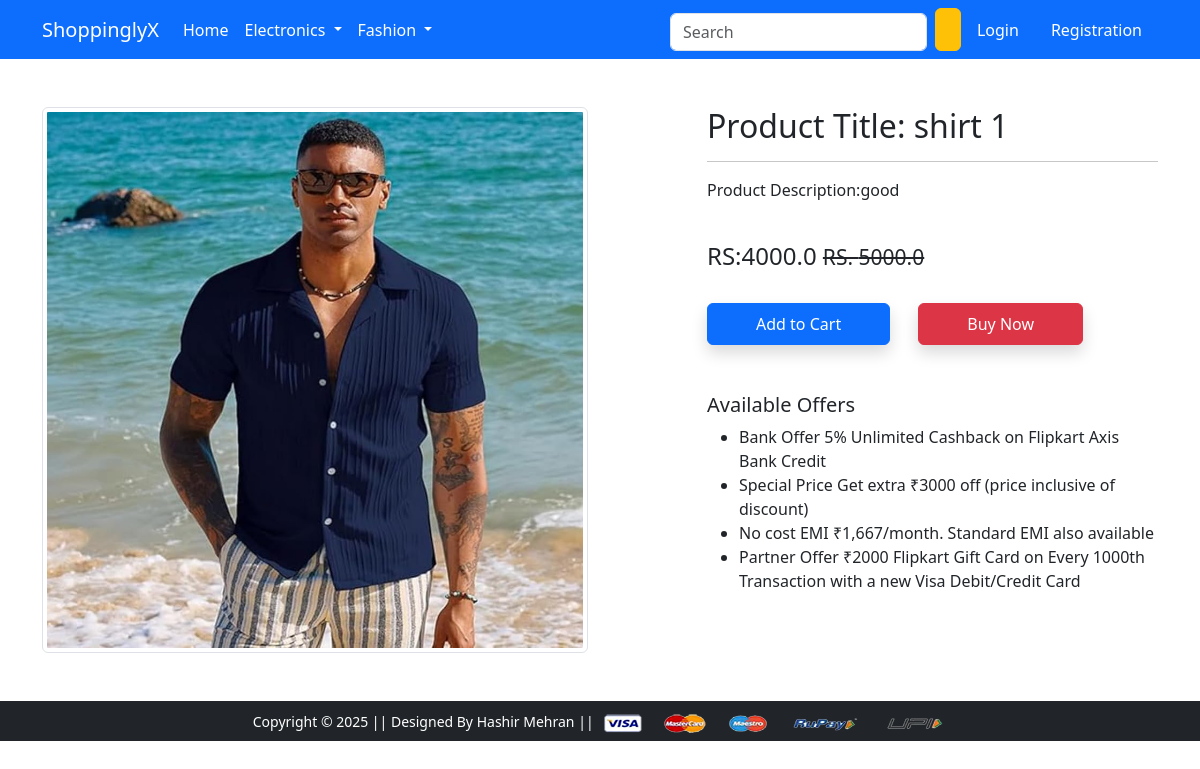
Screenshot of /product-detail/1 with the database file from the repository.
### app/models.py (models this page shows, shortened)
class Product(models.Model):
    title            = models.CharField(max_length=100)
    selling_price    = models.FloatField()
    discounted_price = models.FloatField()
    description      = models.TextField()
    brand            = models.CharField(max_length=100)
    category         = models.CharField(choices=CATEGORY_CHOICES, max_length=2)
    product_image    = models.ImageField(upload_to='productimg')

### app/views.py (the view)
# urls.py: path('product-detail/<int:pk>', views.ProductDetailView.as_view(), name='product-detail'),
class ProductDetailView(View):
    def get(self, request, pk):
        product = Product.objects.get(pk=pk)
        item_already_in_cart = False
        if request.user.is_authenticated:
             if request.user.is_authenticated:
              item_already_in_cart = Cart.objects.filter(
            Q(product=product.id) & Q(user=request.user)
        ).exists()
        return render(request, 'app/productdetail.html', {
            'product': product,
            'item_already_in_cart': item_already_in_cart
        })

### app/context_processors.py (called while the page is built)
def cart_item_count(request):
    cart_count = 0
    if request.user.is_authenticated:
        cart_count = Cart.objects.filter(user=request.user).count()  # Count items in the cart
    return {'cart_item_count': cart_count}

### app/templates/app/productdetail.html (shortened to what this page needs)
{% extends 'app/base.html' %}
{% load static %}
{% block main-content %}
<div class="container my-5">
 <div class="row">
  <div class="col-sm-6 text-center align-self-center">
   <img src="{{product.product_image.url}}" alt="" class="img-fluid img-thumbnail">
  </div>
  <div class="col-sm-5 offset-sm-1">
   <h2>Product Title: {{product.title}}</h2>
   <hr>
   <p>Product Description:{{product.description}}</p> <br>
   <h4>RS:{{product.discounted_price}} <small class="fw-light text-decoration-line-through">RS. {{product.selling_price}}</small></h4> <br>
    {%if not request.user.is_authenticated%}
    <form action="/add-to-cart/" class="d-inline">
        <button type="submit" class="btn btn-primary shadow px-5 py-2">Add to Cart</button>
    </form>
    {% endif %}
   <a href="{% url 'checkout' %}" class="btn btn-danger shadow px-5 py-2 ms-4">Buy Now</a>
   <h5 class="mt-5">Available Offers</h5>
   <ul>
    <li>Bank Offer 5% Unlimited Cashback on Flipkart Axis Bank Credit</li>
    <li>Special Price Get extra ₹3000 off (price inclusive of discount)</li>
    <li>No cost EMI ₹1,667/month. Standard EMI also available</li>
    <li>Partner Offer ₹2000 Flipkart Gift Card on Every 1000th Transaction with a new Visa Debit/Credit Card</li>
   </ul>
  </div>
 </div>
</div>
{% endblock main-content %}

### rows the page displays
Product: product_image (picture), title "shirt 1", description "good", discounted_price "4000.0", selling_price "5000.0"
